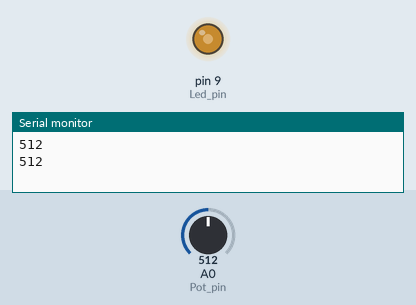
Recording of a sketch running on a simulated Arduino Uno, built with avr-gcc and run on an emulated ATmega328P. On the bench: output pins drawn as LEDs (lit = HIGH), the last lines printed to the serial monitor. Inputs (shaded band) come from the test bench; at power-on: A0 (Pot_pin) = 512.

Above: at 1.8 s.
1.9 s: A0 (Pot_pin) set to 716
At 3.0 s:
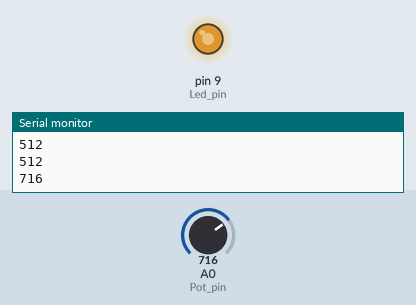
3.5 s: A0 (Pot_pin) set to 900
At 4.5 s:
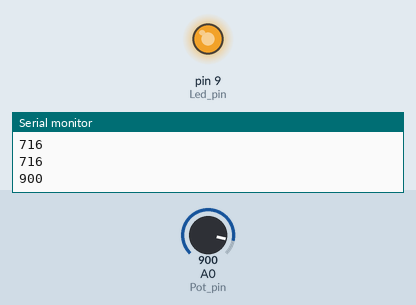
5.5 s: A0 (Pot_pin) set to 122
At 7.2 s:
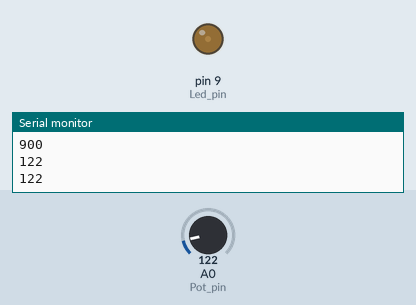
7.5 s: A0 (Pot_pin) set to 0
At 8.8 s:
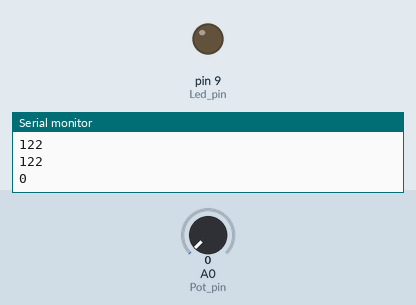
Timing chart, 0 to 10.5 s (numbered marks = the images above; inputs shaded):
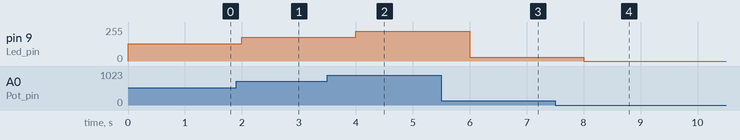

Measured:
- after the input at 1.9 s, pin 9 (Led_pin): 128/255 → 179/255 after 0.10 s
- after the input at 3.5 s, pin 9 (Led_pin): 179/255 → 225/255 after 0.50 s
- after the input at 5.5 s, pin 9 (Led_pin): 225/255 → 30/255 after 0.50 s
- after the input at 7.5 s, pin 9 (Led_pin): 30/255 → 0/255 after 0.50 s

The sketch:

week3Ag6.ino
```cpp
int Led_pin = 9;
int Pot_pin = A0;

void setup() {
pinMode(Led_pin,OUTPUT);
Serial.begin(9600);
}
void loop() {
int potValue = analogRead(Pot_pin);
int brightness = potValue/4 ;
analogWrite(Led_pin, brightness);
Serial.println(potValue);
delay(1000); // add a delay to avoid sending data too fast
}
```
